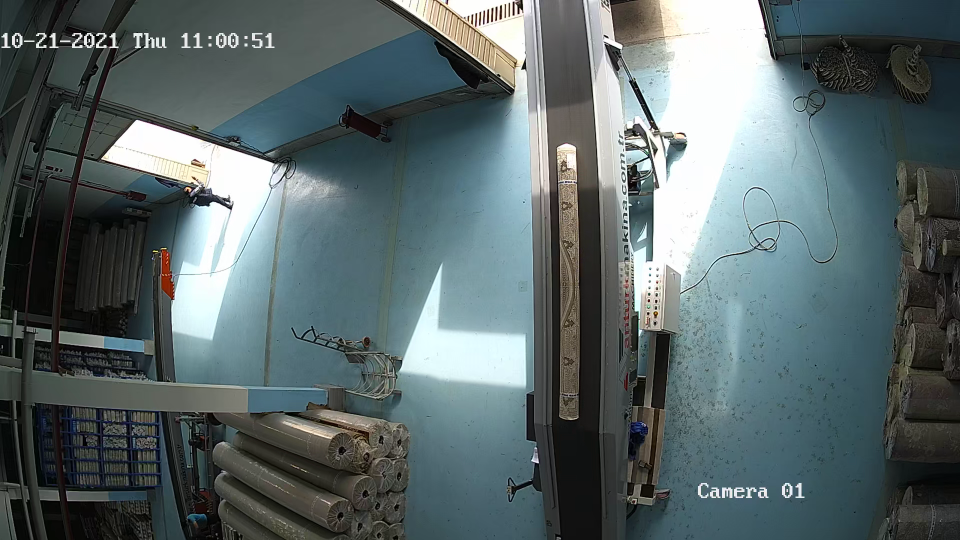
#> input picture data/frame10.png, 1920 x 1080 px (shown at 1/2 size)
$ python hsv_TrackBars.py
#> lines starting #> are read from the running program, lines starting #| are printed output that depends on the picture; after the words box and inside, x2 and y2 are one past the last pixel; in counts of white or black regions, pixels touching at a corner belong together
import cv2
import numpy as np

def empty(a):
    pass

path = 'data/frame10.png'
cv2.namedWindow('TrackBars')
cv2.resizeWindow('TrackBars',640,240)
cv2.createTrackbar('Hue min','TrackBars',0,179,empty)
#> slider 'Hue min' is set to 35
cv2.createTrackbar('Hue max','TrackBars',179,179,empty)
cv2.createTrackbar('Sat min','TrackBars',0,255,empty)
#> slider 'Sat min' is set to 51
cv2.createTrackbar('Sat max','TrackBars',255,255,empty)
cv2.createTrackbar('val min','TrackBars',0,255,empty)
#> slider 'val min' is set to 51
cv2.createTrackbar('val max','TrackBars',255,255,empty)
while True:
    img = cv2.imread(path)
#> img is the input picture: shape (1080, 1920, 3); mean B, G, R 105.5, 104.1, 90.8
    w,h = img.shape[:2]
#> w = 1080; h = 1920
    img = cv2.resize(img, (h//2,w//2))
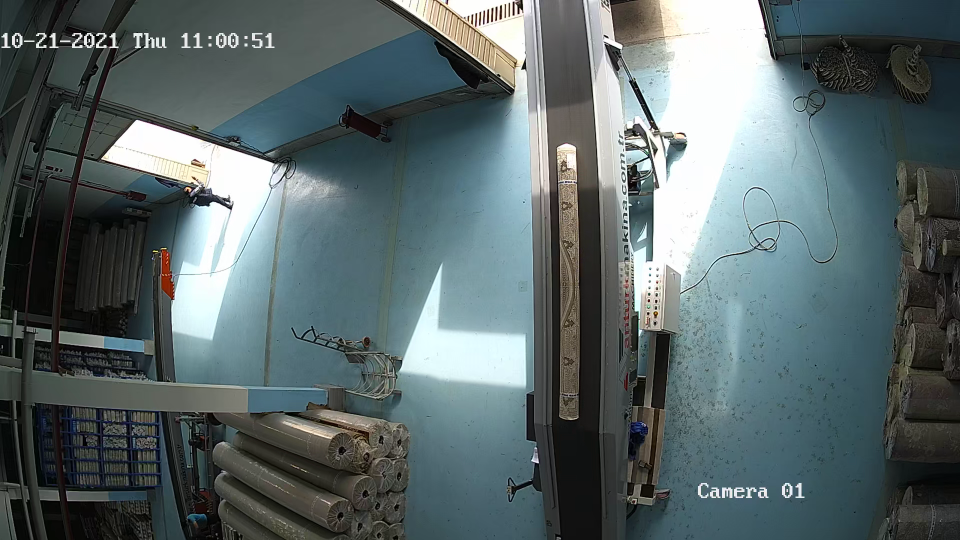
#> img: shape (540, 960, 3); mean B, G, R 105.7, 104.2, 91

    imgHSV = cv2.cvtColor(img,cv2.COLOR_BGR2HSV)
#> imgHSV: shape (540, 960, 3); mean H, S, V 74.8, 54.9, 108.8
    h_min = cv2.getTrackbarPos('Hue min','TrackBars')
    h_max = cv2.getTrackbarPos('Hue max','TrackBars')
    s_min = cv2.getTrackbarPos('Sat min','TrackBars')
    s_max = cv2.getTrackbarPos('Sat max','TrackBars')
    v_min = cv2.getTrackbarPos('val min','TrackBars')
    v_max = cv2.getTrackbarPos('val max','TrackBars')
    lower = np.array([h_min,s_min,v_min])
    upper = np.array([h_max,s_max,v_max])
    mask = cv2.inRange(imgHSV,lower,upper)
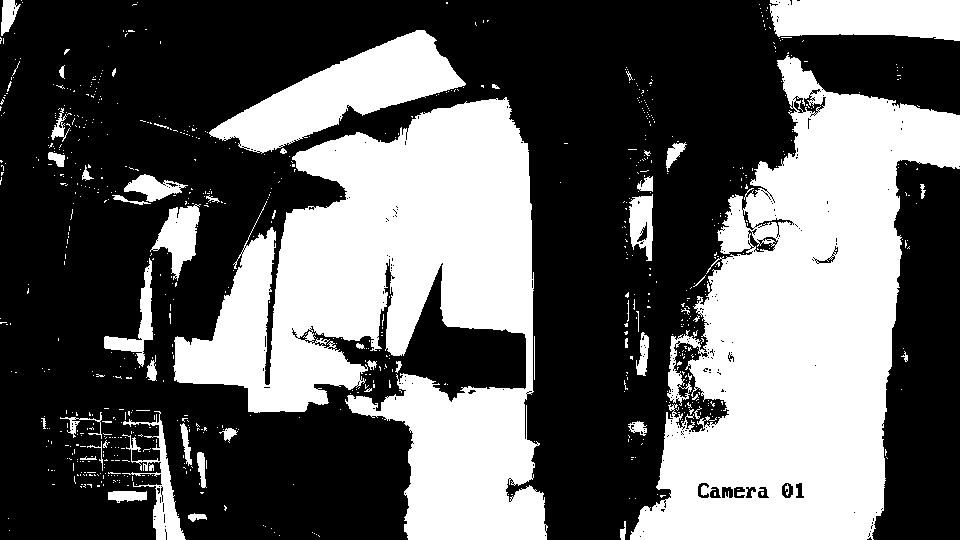
#> mask: shape (540, 960); 38.6% white; 794 white regions (741 under 20 px), largest, box (x1, y1, x2, y2) and area: (173, 97, 548, 540) 83800, (630, 55, 960, 540) 83248, (209, 30, 466, 154) 12586
    cv2.imshow('orginal',img)
    cv2.imshow('HSV',imgHSV)
    cv2.imshow('Mask',mask)
    cv2.waitKey(1)
